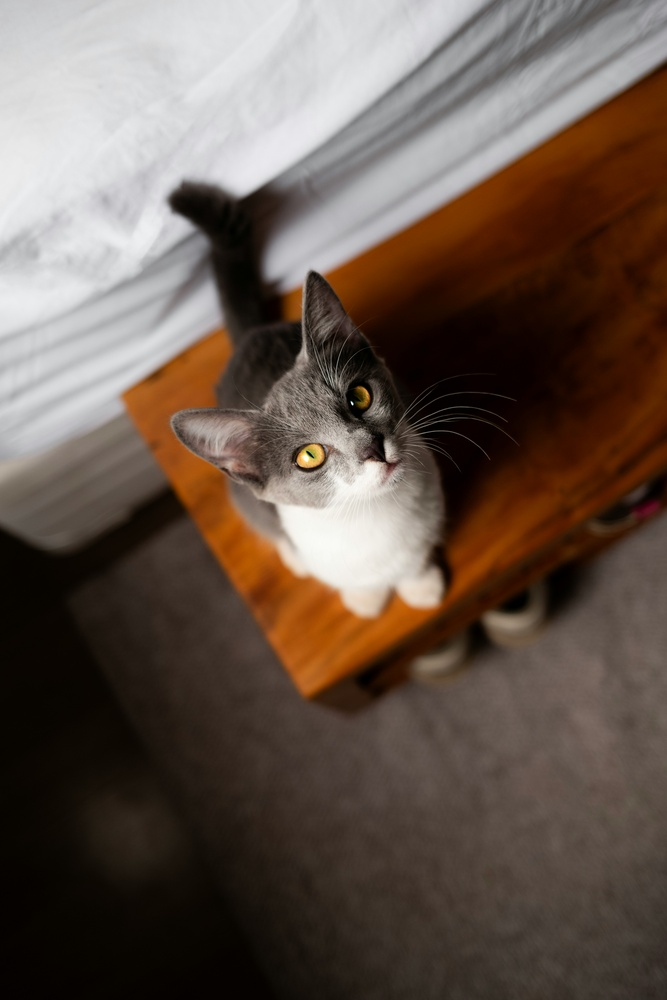
#> input picture data/input/photo.jpg, 667 x 1000 px, shrunk from 5152 x 7728 before the run
$ python main_demo.py --input ../data/input/photo.jpg
#> lines starting #> are read from the running program, lines starting #| are printed output that depends on the picture; after the words box and inside, x2 and y2 are one past the last pixel; in counts of white or black regions, pixels touching at a corner belong together
### src/features.py

import cv2
import numpy as np
from skimage.feature import local_binary_pattern


def convert_to_hsv(image_bgr):

    image_hsv = cv2.cvtColor(image_bgr, cv2.COLOR_BGR2HSV)
    return image_hsv


def compute_lbp(image_gray, P=8, R=1):

    # The method="uniform" looks for common patterns
    # It makes the LBP more stable and useful
    lbp = local_binary_pattern(image_gray, P, R, method="uniform")
    return lbp


def extract_color_features(image_bgr):

    # Convert to HSV
    image_hsv = convert_to_hsv(image_bgr)

    # Split into separate channels
    H = image_hsv[:, :, 0]  # Hue channel
    S = image_hsv[:, :, 1]  # Saturation channel
    V = image_hsv[:, :, 2]  # Value channel

    # Normalize to [0, 1] range so they work well with LBP later
    # Hue is 0-179, so divide by 179
    # S and V are 0-255, so divide by 255
    H_norm = H.astype(np.float32) / 179.0
    S_norm = S.astype(np.float32) / 255.0
    V_norm = V.astype(np.float32) / 255.0

    # Stack them back together into one 3D array
    # Shape will be (height, width, 3)
    hsv_features = np.stack([H_norm, S_norm, V_norm], axis=2)

    return hsv_features


def extract_texture_features(image_bgr, P=8, R=1):

    # LBP works on grayscale images (black and white)
    # So first, convert the color image to grayscale
    image_gray = cv2.cvtColor(image_bgr, cv2.COLOR_BGR2GRAY)

    # Compute LBP
    lbp = compute_lbp(image_gray, P, R)

    # Normalize to [0, 1] range
    # LBP values can be 0 to 58 (for P=8, method="uniform")
    # We'll just divide by the maximum value in the image
    lbp_max = lbp.max()
    if lbp_max > 0:
        lbp_norm = lbp.astype(np.float32) / lbp_max
    else:
        lbp_norm = lbp.astype(np.float32)

    return lbp_norm


def extract_all_features(image_bgr, P=8, R=1):

    hsv_features = extract_color_features(image_bgr)
    lbp_features = extract_texture_features(image_bgr, P, R)

    return hsv_features, lbp_features

### src/fusion.py


import numpy as np


def build_feature_matrix(lbp_features, hsv_features, weights=None):


    # Get image dimensions
    height, width = lbp_features.shape
    num_pixels = height * width

    # Set default weights if none provided
    if weights is None:
        weights = {
            'texture': 0.5,   # 50% importance to texture
            'hue': 0.2,       # 20% importance to hue (color type)
            'sat': 0.15,      # 15% importance to saturation (color strength)
            'val': 0.15       # 15% importance to value (brightness)
        }

    # Extract individual color channels
    H = hsv_features[:, :, 0]  # Hue
    S = hsv_features[:, :, 1]  # Saturation
    V = hsv_features[:, :, 2]  # Value

    # Flatten everything into 1D arrays (like unrolling a carpet into a line)
    # This converts from 2D (image) to 1D (list of pixels)
    lbp_flat = lbp_features.flatten()
    H_flat = H.flatten()
    S_flat = S.flatten()
    V_flat = V.flatten()

    # Apply weights
    lbp_weighted = lbp_flat * weights['texture']
    H_weighted = H_flat * weights['hue']
    S_weighted = S_flat * weights['sat']
    V_weighted = V_flat * weights['val']

    # Stack them together into a matrix
    # Each row = one pixel's complete feature vector
    feature_matrix = np.column_stack([
        lbp_weighted,
        H_weighted,
        S_weighted,
        V_weighted
    ])

    # feature_matrix shape: (num_pixels, 4)
    # Row 0 = pixel 0's features: [LBP, H, S, V]
    # Row 1 = pixel 1's features: [LBP, H, S, V]
    # ...

    return feature_matrix, (height, width)


# [5 lines left out: function compute_pixel_similarity, not called in this run]


def normalize_features(feature_matrix):

    # For each feature column, find min and max
    min_vals = feature_matrix.min(axis=0)
    max_vals = feature_matrix.max(axis=0)

    # Avoid division by zero
    # If all values in a column are the same, max_vals = min_vals
    range_vals = max_vals - min_vals
    range_vals[range_vals == 0] = 1.0  # Prevent division by zero

    # Scale: (value - min) / (max - min)
    # This transforms each column to [0, 1] range
    normalized_matrix = (feature_matrix - min_vals) / range_vals

    return normalized_matrix


def adjust_weights(texture_importance=0.5):

    # Make sure texture_importance is between 0 and 1
    texture_importance = max(0.0, min(1.0, texture_importance))

    # Remaining importance goes to color (split equally among H, S, V)
    color_importance = 1.0 - texture_importance
    individual_color_weight = color_importance / 3.0  # Divide by 3 for H, S, V

    weights = {
        'texture': texture_importance,
        'hue': individual_color_weight,
        'sat': individual_color_weight,
        'val': individual_color_weight
    }

    return weights

### src/segment_kmeans.py


import numpy as np
from sklearn.cluster import KMeans


def segment_image_kmeans(feature_matrix, k=4, random_state=42):

    # Create KMeans model
    # n_clusters = how many groups we want
    # random_state = makes it reproducible
    # n_init = number of times to run with different starting points
    kmeans = KMeans(
        n_clusters=k,
        random_state=random_state,
        n_init=10
    )

    # Fit the model and predict cluster labels
    # This is where the magic happens!
    # KMeans looks at all pixels and groups them
    labels = kmeans.fit_predict(feature_matrix)

    return labels


def reshape_labels_to_image(labels, original_shape):

    height, width = original_shape
    label_image = labels.reshape(height, width)
    return label_image


def create_colored_segmentation(label_image, k):

    height, width = label_image.shape

    # Create an empty RGB image
    colored_seg = np.zeros((height, width, 3), dtype=np.uint8)

    # Create random colors for each cluster
    # We use a fixed random seed so colors are consistent
    np.random.seed(42)
    colors = np.random.randint(0, 255, size=(k, 3), dtype=np.uint8)

    # Assign colors to each pixel based on its cluster
    for cluster_id in range(k):
        # Find all pixels in this cluster
        mask = (label_image == cluster_id)
        # Color them with the cluster's color
        colored_seg[mask] = colors[cluster_id]

    return colored_seg


def segment_pipeline(feature_matrix, original_shape, k=4):

    # Step 1: Cluster the pixels
    labels = segment_image_kmeans(feature_matrix, k=k)

    # Step 2: Reshape to image
    label_image = reshape_labels_to_image(labels, original_shape)

    # Step 3: Create colored visualization
    colored_seg = create_colored_segmentation(label_image, k)

    return label_image, colored_seg

### src/visualize.py


import cv2
import numpy as np
import matplotlib.pyplot as plt


def show_images(images, titles, figsize=(15, 5)):
    """
    Display multiple images side by side.

    Input:
        images: List of images to show
        titles: List of titles for each image
        figsize: Size of the figure (width, height) in inches
    """
    num_images = len(images)

    # Create a figure with subplots
    fig, axes = plt.subplots(1, num_images, figsize=figsize)

    # If only one image, axes is not a list, so make it one
    if num_images == 1:
        axes = [axes]

    # Display each image
    for i, (img, title) in enumerate(zip(images, titles)):
        axes[i].imshow(img)
        axes[i].set_title(title, fontsize=12)
        axes[i].axis('off')  # Hide axes

    plt.tight_layout()
    plt.show()


def save_result(image, output_path):
    """
    Save an image to a file.

    Input:
        image: The image to save (numpy array)
        output_path: Where to save it (e.g., "data/output/result.png")
    """
    # OpenCV expects BGR for saving, but our colored segmentation is RGB
    # So we need to check and convert if necessary

    # If it's a colored segmentation (3 channels), convert RGB to BGR
    if len(image.shape) == 3 and image.shape[2] == 3:
        image_to_save = cv2.cvtColor(image, cv2.COLOR_RGB2BGR)
    else:
        image_to_save = image

    cv2.imwrite(output_path, image_to_save)
    print(f" Saved result to: {output_path}")


def visualize_segmentation_result(original_bgr, colored_seg, k, save_path=None):
    """
    Create a nice visualization comparing original image and segmentation.

    Input:
        original_bgr: Original image in BGR format
        colored_seg: Colored segmentation in RGB format
        k: Number of segments (for title)
        save_path: If provided, save the figure to this path
    """
    # Convert original from BGR to RGB for display
    original_rgb = cv2.cvtColor(original_bgr, cv2.COLOR_BGR2RGB)

    # Create side-by-side comparison
    fig, axes = plt.subplots(1, 2, figsize=(12, 5))

    # Original image
    axes[0].imshow(original_rgb)
    axes[0].set_title("Original Image", fontsize=14, fontweight='bold')
    axes[0].axis('off')

    # Segmentation result
    axes[1].imshow(colored_seg)
    axes[1].set_title(f"Segmentation (K={k} regions)", fontsize=14, fontweight='bold')
    axes[1].axis('off')

    plt.tight_layout()

    # Save if path provided
    if save_path:
        plt.savefig(save_path, dpi=150, bbox_inches='tight')
        print(f" Saved visualization to: {save_path}")

    plt.show()


def create_overlay(original_bgr, label_image, alpha=0.5):
    """
    Create an overlay where segmentation boundaries are drawn on original image.

    This creates a nice effect where you can see both the original image
    and the segmentation at the same time!

    Input:
        original_bgr: Original image in BGR
        label_image: 2D array of cluster labels
        alpha: Transparency (0=invisible, 1=fully visible)

    Output:
        overlay: RGB image with boundaries
    """
    # Convert original to RGB
    original_rgb = cv2.cvtColor(original_bgr, cv2.COLOR_BGR2RGB)

    # Find boundaries between different segments
    # We'll use a simple method: check if neighboring pixels have different labels
    boundaries = np.zeros(label_image.shape, dtype=np.uint8)

    # Check horizontal boundaries
    boundaries[:, :-1] |= (label_image[:, :-1] != label_image[:, 1:])
    # Check vertical boundaries
    boundaries[:-1, :] |= (label_image[:-1, :] != label_image[1:, :])

    # Create overlay
    overlay = original_rgb.copy()

    # Draw boundaries in red
    overlay[boundaries > 0] = [255, 0, 0]  # Red color

    # Blend with original
    result = cv2.addWeighted(original_rgb, 1-alpha, overlay, alpha, 0)

    return result


# [44 lines left out: function visualize_features, not called in this run]

### src/main_demo.py

import os
import argparse
import cv2

# Import our custom functions from other files
from src.features import extract_all_features
from src.fusion import build_feature_matrix, normalize_features, adjust_weights
from src.segment_kmeans import segment_pipeline
from src.visualize import (
    visualize_segmentation_result,
    save_result,
    visualize_features,
    create_overlay,
    show_images
)


def main(input_path, output_dir, k=4, texture_weight=0.5, show_features=False):


#> called with input_path = '../data/input/photo.jpg', output_dir = 'data/output', k = 4, texture_weight = 0.5, show_features = False
    print("\n" + "="*60)
    print(" ADAPTIVE IMAGE SEGMENTATION")
    print("   Texture-Color Fusion Method")
    print("="*60)

    # ==========================================
    # STEP 1: Load the image
    # ==========================================
    print(f"\n Loading image from: {input_path}")

    if not os.path.exists(input_path):
        print(f" ERROR: Image not found at {input_path}")
        print("   Please check the path and try again!")
        return

    # Read image with OpenCV (loads as BGR)
    image_bgr = cv2.imread(input_path)
#> image_bgr is the input picture: shape (1000, 667, 3); mean B, G, R 76.7, 86.5, 101.7

    if image_bgr is None:
        print(f" ERROR: Could not read image at {input_path}")
        print("   Make sure it's a valid image file (.jpg, .png, etc.)")
        return

    height, width = image_bgr.shape[:2]
    print(f" Image loaded successfully!")
    print(f"   Size: {width} x {height} pixels")
#|    Size: 667 x 1000 pixels

    # ==========================================
    # STEP 2: Extract Features
    # ==========================================
    print(f"\n Extracting features...")
    print(f"   - Color features: HSV (Hue, Saturation, Value)")
    print(f"   - Texture features: LBP (Local Binary Pattern)")

    hsv_features, lbp_features = extract_all_features(image_bgr)
#> in compute_lbp, `lbp = local_binary_pattern(image_gray, P, R, method="uniform")`:
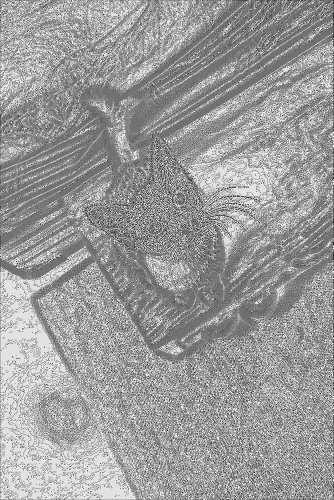
#> lbp: shape (1000, 667) float64 (shown at 1/2 size); min 0, max 9, mean 5.48; drawn with min black and max white
#> in extract_texture_features, `lbp_max = lbp.max()`: lbp_max = 9

    print(f"Features extracted!")
    print(f"   HSV shape: {hsv_features.shape}")
#|    HSV shape: (1000, 667, 3)
    print(f"   LBP shape: {lbp_features.shape}")
#|    LBP shape: (1000, 667)

    # Optionally visualize the features
    if show_features:
        print("\n  Showing extracted features...")
        visualize_features(lbp_features, hsv_features)

    # ==========================================
    # STEP 3: Fuse Features
    # ==========================================
    print(f"\n Fusing features...")
    print(f"   Texture importance: {texture_weight:.2f}")
    print(f"   Color importance: {1-texture_weight:.2f}")

    # Adjust weights based on texture_weight parameter
    weights = adjust_weights(texture_importance=texture_weight)
    print(f"   Weights: {weights}")

    # Build combined feature matrix
    feature_matrix, original_shape = build_feature_matrix(
        lbp_features,
        hsv_features,
        weights=weights
    )
#> original_shape = (1000, 667)

    print(f"Feature matrix created!")
    print(f"   Shape: {feature_matrix.shape}")
#|    Shape: (667000, 4)
    print(f"   (Each of {feature_matrix.shape[0]} pixels has {feature_matrix.shape[1]} features)")
#|    (Each of 667000 pixels has 4 features)

    # Normalize features for better clustering
    feature_matrix = normalize_features(feature_matrix)
#> in normalize_features, `min_vals = feature_matrix.min(axis=0)`: min_vals = [0, 0, 0, 0]
#> in normalize_features, `max_vals = feature_matrix.max(axis=0)`: max_vals = [0.5, 0.167, 0.167, 0.167]
    print(f" Features normalized to [0, 1] range")

    # ==========================================
    # STEP 4: Segment the Image
    # ==========================================
    print(f"\n Segmenting image into K={k} regions...")
    print(f"   Using KMeans clustering algorithm...")

    label_image, colored_seg = segment_pipeline(
        feature_matrix,
        original_shape,
        k=k
    )
#> in reshape_labels_to_image, `height, width = original_shape`: height = 1000; width = 667
#> in reshape_labels_to_image, `label_image = labels.reshape(height, width)`:
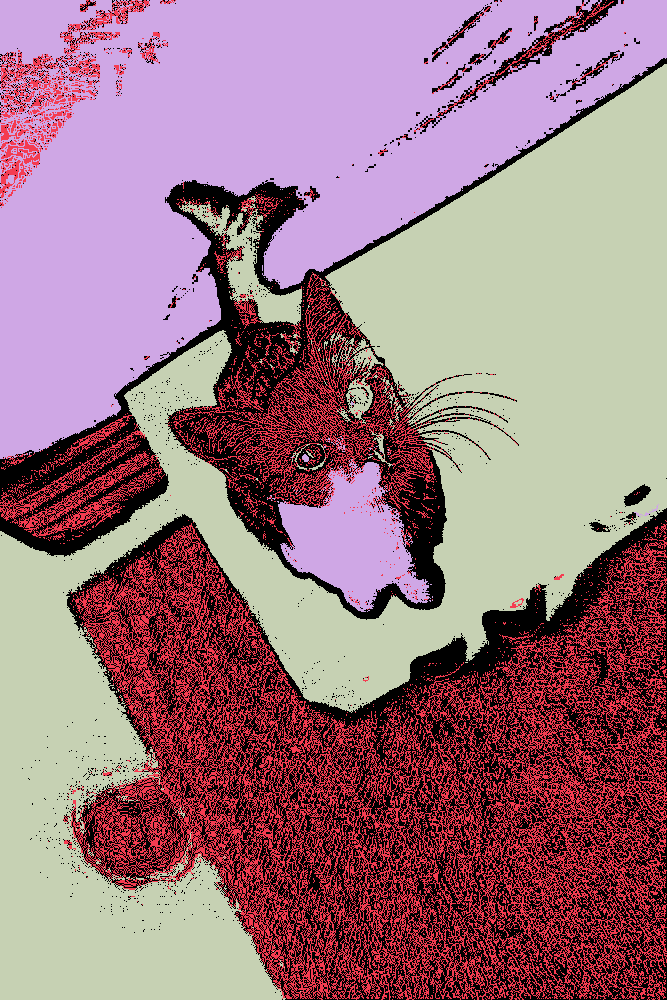
#> label_image: shape (1000, 667) int32; 4 distinct labels, from 0 to 3; one colour per label, 0 black
#> the loop in create_colored_segmentation, `for cluster_id in range(k):` made 4 passes
#> pass 1, in create_colored_segmentation, `mask = (label_image == cluster_id)`:
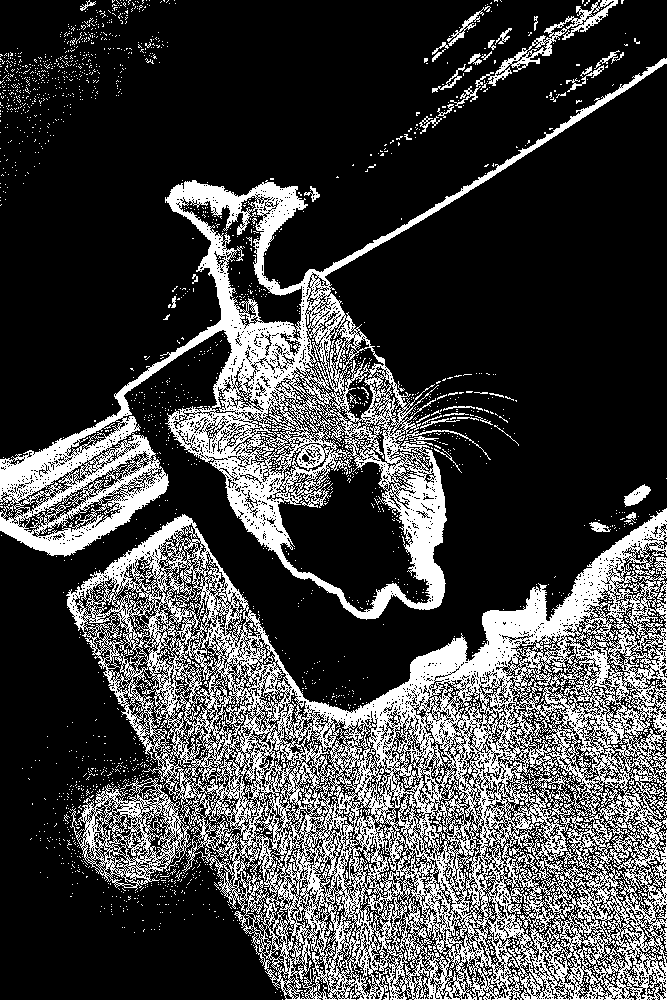
#> mask: shape (1000, 667) bool; 25.9% white; 2263 white regions (2214 under 20 px), largest, box (x1, y1, x2, y2) and area: (66, 508, 667, 1000) 113599, (0, 58, 667, 620) 49688, (475, 0, 618, 87) 1600
#> after the loop in create_colored_segmentation, `for cluster_id in range(k):`:
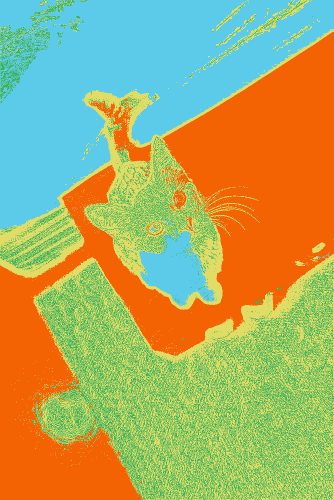
#> colored_seg: shape (1000, 667, 3) (shown at 1/2 size); mean of channels 0, 1, 2 101.9, 169.5, 170; drawn as B, G, R

    print(f"Segmentation complete!")
    print(f"   Created {k} distinct regions")

    # ==========================================
    # STEP 5: Create Overlay (boundaries)
    # ==========================================
    print(f"\n Creating boundary overlay...")
    overlay = create_overlay(image_bgr, label_image, alpha=0.3)
#> in create_overlay, `result = cv2.addWeighted(original_rgb, 1-alpha, overlay, alpha, 0)`:
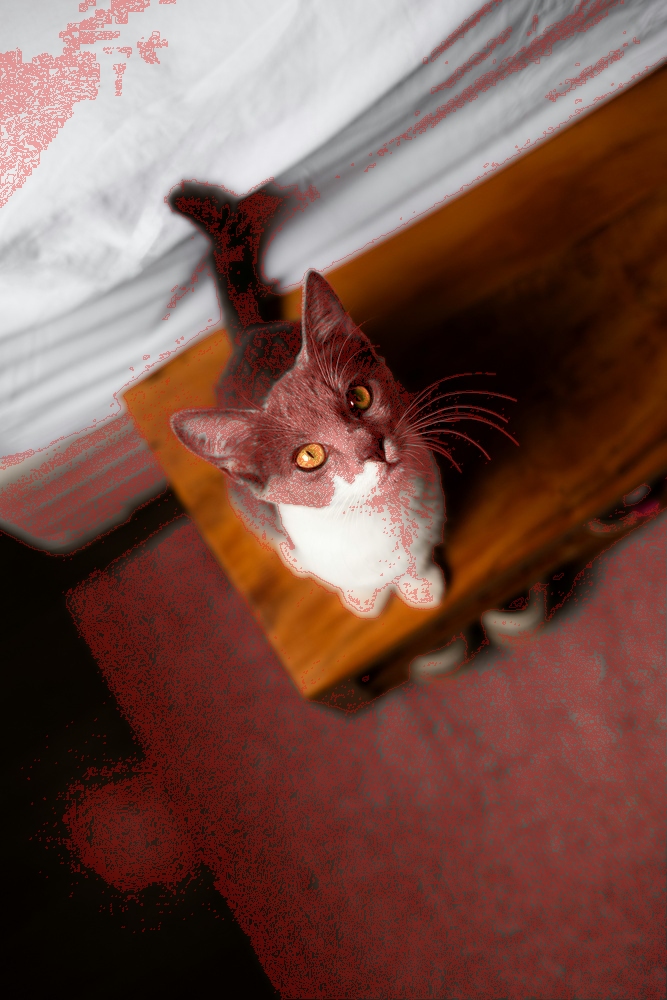
#> result: shape (1000, 667, 3); mean R, G, B 116.7, 80.4, 71.4
    print(f" Overlay created!")

    # ==========================================
    # STEP 6: Save Results
    # ==========================================
    print(f"\n Saving results to: {output_dir}")

    # Create output directory if it doesn't exist
    os.makedirs(output_dir, exist_ok=True)

    # Generate output filenames
    input_filename = os.path.basename(input_path)
    name_without_ext = os.path.splitext(input_filename)[0]

    seg_path = os.path.join(output_dir, f"{name_without_ext}_segmented_k{k}.png")
    overlay_path = os.path.join(output_dir, f"{name_without_ext}_overlay_k{k}.png")
    comparison_path = os.path.join(output_dir, f"{name_without_ext}_comparison_k{k}.png")

    # Save segmentation result
    save_result(colored_seg, seg_path)

    # Save overlay
    save_result(overlay, overlay_path)

    # ==========================================
    # STEP 7: Visualize Results
    # ==========================================
    print(f"\n Displaying results...")

    # Show comparison
    visualize_segmentation_result(
        image_bgr,
        colored_seg,
        k,
        save_path=comparison_path
    )

    # Show overlay
    original_rgb = cv2.cvtColor(image_bgr, cv2.COLOR_BGR2RGB)
    show_images(
        [original_rgb, overlay],
        ["Original Image", "Segmentation Boundaries"],
        figsize=(12, 5)
    )
#> in show_images, `num_images = len(images)`: num_images = 2
#> the loop in show_images, `for i, (img, title) in enumerate(zip(images, titles)):` made 2 passes
#> title on passes 1 to 2: 'Original Image', 'Segmentation Boundaries'

    # ==========================================
    # STEP 8: Summary
    # ==========================================
    print("\n" + "="*60)
    print("SEGMENTATION COMPLETE!")
    print("="*60)
    print(f"Results saved to:")
    print(f"   • {seg_path}")
    print(f"   • {overlay_path}")
    print(f"   • {comparison_path}")
    print("\n Tip: Try changing K or texture_weight to see different results!")
    print("="*60 + "\n")


if __name__ == "__main__":
    """
    This part runs when you execute the script from command line.

    It handles command-line arguments (the parameters you pass when running).
    """

    # Create argument parser
    parser = argparse.ArgumentParser(
        description="Adaptive Image Segmentation using Texture-Color Fusion"
    )

    # Define arguments
    parser.add_argument(
        "--input",
        type=str,
        required=True,
        help="Path to input image (e.g., data/input/sample.jpg)"
    )

    parser.add_argument(
        "--output",
        type=str,
        default="data/output",
        help="Output directory for results (default: data/output)"
    )

    parser.add_argument(
        "--k",
        type=int,
        default=4,
        help="Number of segments/clusters (default: 4)"
    )

    parser.add_argument(
        "--texture_weight",
        type=float,
        default=0.5,
        help="Weight for texture (0.0-1.0, default: 0.5). Higher = more texture importance"
    )

    parser.add_argument(
        "--show_features",
        action="store_true",
        help="Show extracted features (LBP, H, S, V) before segmentation"
    )

    # Parse arguments
    args = parser.parse_args()

    # Run main function with parsed arguments
    main(
        input_path=args.input,
        output_dir=args.output,
        k=args.k,
        texture_weight=args.texture_weight,
        show_features=args.show_features
    )
